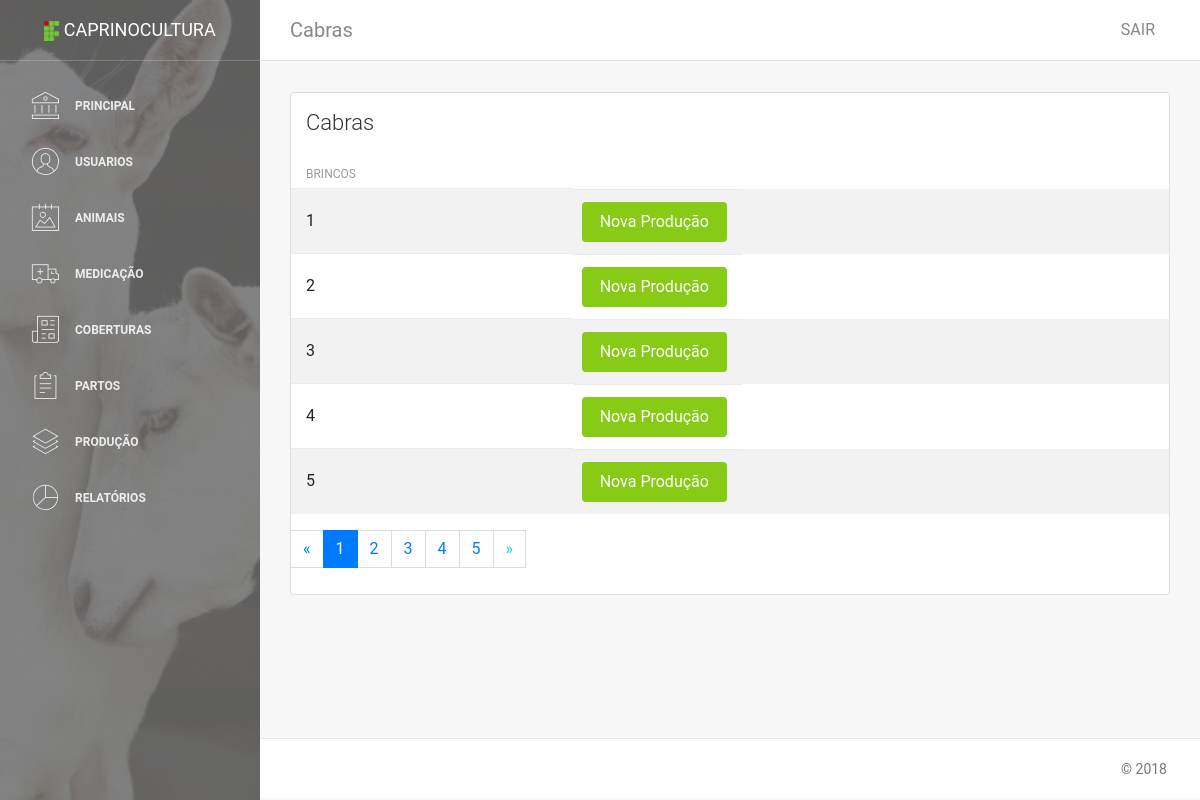
/animais/lista_cabras/ (signed in), run on the app's committed database.
### caprino/animais/models.py (models this page shows, shortened)
class Animal(models.Model):
    rgb_animal = models.CharField(verbose_name='RGD', max_length=50, blank=True, null=True)
    nome_animal = models.CharField(verbose_name='Nome', max_length=50, blank=True, null=True)
    numero_animal = models.IntegerField(verbose_name='Numero', blank=True, null=True)
    sexo_animal = models.ForeignKey(Sexo, verbose_name="Sexo", related_name="Sexo", on_delete=models.SET_NULL, null=True)
    nascimento_animal = models.DateField(verbose_name='Nascimento', default=None)
    raca_animal = models.ForeignKey(Raca, verbose_name="Raca", related_name="Raca", on_delete=models.SET_NULL, null=True)
    sangue_animal = models.ForeignKey(Sangue, verbose_name="Sangue", related_name="Sangue", on_delete=models.SET_NULL, null=True)
    brincos_animal = models.CharField(verbose_name='Brincos', max_length=50)
    vida_animal = models.ForeignKey(Vida, verbose_name="Vida", related_name="Vida", on_delete=models.SET_NULL, null=True)
    mae_animal = models.CharField(verbose_name='Mãe', max_length=50, blank=True, null=True)
    pai_animal = models.CharField(verbose_name='Pai', max_length=50, blank=True, null=True)
    foto_animal = models.ImageField(verbose_name='Foto', upload_to='img/' , blank=True, null=True)
    observacao_animal = models.TextField(verbose_name='Observação', blank=True, null=True)
    class Meta:
        verbose_name = 'Animal'

### caprino/animais/views.py (the view)
# urls.py: path('lista_cabras/', views.ListaCabras, name='Lista_Cabras'),
@login_required
def ListaCabras(request):
    animais = Animal.objects.all().filter(sexo_animal=2).filter(vida_animal=2)
    paginator = Paginator(animais, 5)
    page = request.GET.get('page')
    try:
        animais = paginator.page(page)
    except PageNotAnInteger:
        animais = paginator.page(1)
    except EmptyPage:
        animais = paginator.page(paginator.num_pages)
    return render(request, 'producao/listaCabras.html', {'animais': animais})

### templates/producao/listaCabras.html (shortened to what this page needs)
{% extends 'base.html' %}
{% block conteudo %}
<nav class="navbar navbar-expand-lg " color-on-scroll="500">
    <div class=" container-fluid  ">
        <a class="navbar-brand" href="#pablo">Cabras </a>
        <div class="collapse navbar-collapse justify-content-end" id="navigation">
            <ul class="nav navbar-nav mr-auto">
                <li class="nav-item">
                    <a href="#" class="nav-link" data-toggle="dropdown">
                    </a>
                </li>
            </ul>
            <ul class="navbar-nav ml-auto">
                <li class="nav-item">
                    <a class="nav-link" href="{% url 'caprino.contas:Sair' %}">
                        <span class="no-icon">SAIR</span>
                    </a>
                </li>
            </ul>
        </div>
    </div>
</nav>
<div class="content">
    <div class="container-fluid">
        <div class="row">
            <div class="col-md-12">
            </div>
        </div>
    </div>
    <div class="container-fluid">
        <div class="row">
            <div class="col-md-12">
                <div class="card strpied-tabled-with-hover">
                    <div class="card-header ">
                        <h4 class="card-title">Cabras</h4>
                    </div>
                    <div class="card-body table-full-width table-responsive">
                        <table class="table table-hover table-striped">
                            <thead>
                                <tr>
                                    <th>Brincos</th>
                                </tr>
                            </thead>
                            <tbody>
                                {% for animal in animais %}
                                <tr>
                                    <td>{{ animal.brincos_animal }}</td>
                                    <td><a class="btn btn-success btn-fill btn-wd" href="{% url 'caprino.animais:Mostra_Producao' animal.id %}" title="Nova Produção">Nova Produção</a></td>
                                </tr>
                                {% endfor %}
                            </tbody>
                        </table>
                        {% if animais.has_other_pages %}
                        <nav aria-label="Page navigation">
                            <ul class="pagination">
                                {% if animais.has_previous %}
                                    <li class="page-link"><a href="?page={{ animais.previous_page_number }}">&laquo;</a></li>
                                {% else %}
                                    <li class="page-link disabled"><span>&laquo;</span></li>
                                {% endif %}
                                {% for i in animais.paginator.page_range %}
                                    {% if animais.number == i %}
                                        <li class="page-item active"><span class="page-link">{{ i }} <span class="sr-only">(current)</span></span></li>
                                    {% else %}
                                        <li class="page-item"><a class="page-link" href="?page={{ i }}">{{ i }}</a></li>
                                    {% endif %}
                                {% endfor %}
                                {% if animais.has_next %}
                                    <li class="page-link"><a href="?page={{ animais.next_page_number }}">&raquo;</a></li>
                                {% else %}
                                    <li class="page-link disabled"><span>&raquo;</span></li>
                                {% endif %}
                            </ul>
                        </nav>
                        {% endif %}
                    </div>
                </div>
            </div>
        </div>
    </div>
</div>
{% endblock %}

### data on the page
Animal: brincos_animal "1"
Animal: brincos_animal "2"
Animal: brincos_animal "3"
Animal: brincos_animal "4"
Animal: brincos_animal "5"

### other printed values
{{ i }} "1"
{{ i }} "2" "3" "4" "5"
